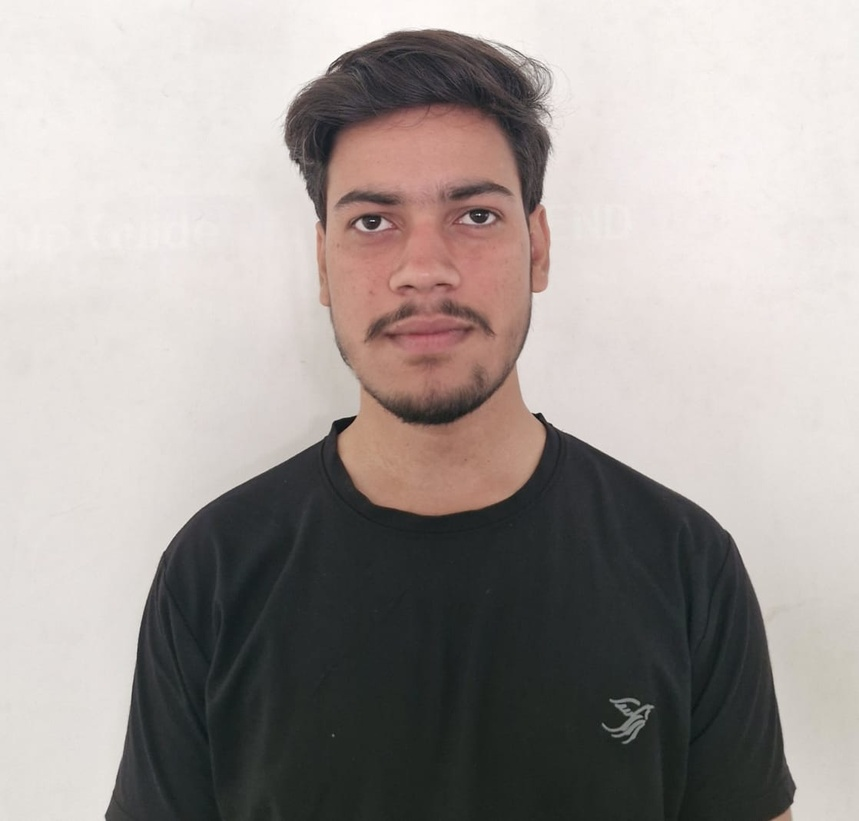
#> input picture sandeep.jpeg, 859 x 821 px, shrunk from 1118 x 1068 before the run
$ python Panoramas.py
#> lines starting #> are read from the running program, lines starting #| are printed output that depends on the picture
import cv2
import numpy as np
import matplotlib.pyplot as plt
import math

imagefiles = ["sandeep.jpeg", "sandeep.jpeg", "sandeep.jpeg"]

images = []
for filename in imagefiles:
    img = cv2.imread(filename)
#> img is the input picture: shape (821, 859, 3); mean B, G, R 152, 155.2, 162.2
    if img is None:
        print(f"Error loading {filename}")
        continue
    img = cv2.cvtColor(img, cv2.COLOR_BGR2RGB)
    images.append(img)

num_images = len(images)
#> num_images = 3

plt.figure(figsize=[15, 5])
num_cols = 3
num_rows = math.ceil(num_images / num_cols)
#> num_rows = 1

for i in range(num_images):
    plt.subplot(num_rows, num_cols, i + 1)
    plt.axis("off")
    plt.imshow(images[i])

# Stitching
stitcher = cv2.Stitcher_create()
status, result = stitcher.stitch(images)
#> status = 1

if status == cv2.Stitcher_OK:
    plt.figure(figsize=[15, 5])
    plt.imshow(result)
    plt.axis("off")
else:
    print("Stitching failed with status:", status)
#| Stitching failed with status: 1
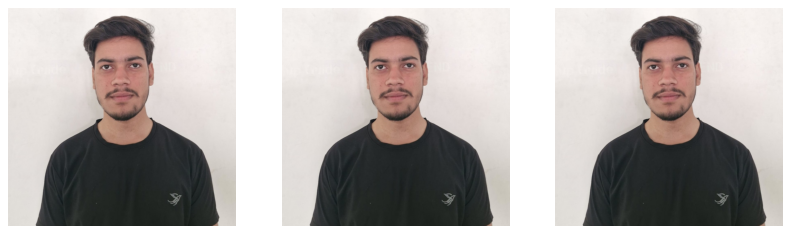
#> figure drawn by matplotlib, 3 panels
